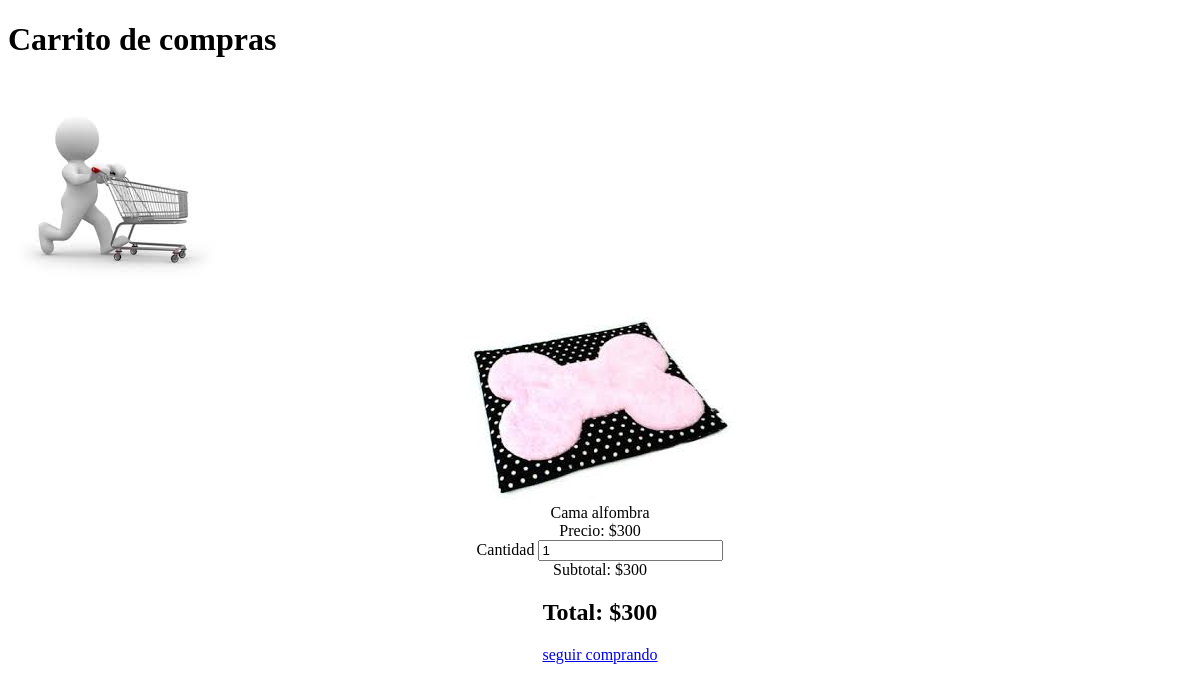
The page /carrito.php?id=1 on the database its author committed.
### tables this page shows
CREATE TABLE IF NOT EXISTS `productos` (
  `id` int(11) NOT NULL AUTO_INCREMENT,
  `nombre` text NOT NULL,
  `descripcion` text NOT NULL,
  `imagen` text NOT NULL,
  `precio` double NOT NULL,
  PRIMARY KEY (`id`)
);

### carrito.php (the view, shortened to what this page needs)
<?php
	if(isset($_SESSION['carrito'])){
		if (isset($_GET['id'])){
				$arreglo=$_SESSION['carrito'];
				$encontro=false;
				$numero=0;
				for($i=0;$i<count($arreglo);$i++){
					if($arreglo[$i]['id']==$_GET['id']){
						$encontro=true;
						$numero=$i;
					}
				}
				if($encontro==true){
					$arreglo[$numero]['cantidad']=$arreglo[$numero]['cantidad']+1;
					$_SESSION['carrito']=$arreglo;
				}else{
					$nombre="";
					$precio=0;
					$imagen="";
					$re=mysql_query("select * from productos where id=".$_GET['id']);
					while ($f=mysql_fetch_array($re)) {
						$nombre=$f['nombre'];
						$precio=$f['precio'];
						$imagen=$f['imagen'];
					}
					$datosNuevos= array('id' =>$_GET ['id'],
											'nombre' =>$nombre,
											'precio' =>$precio,
											'imagen'=> $imagen,
											'cantidad'=>1 );
					array_push($arreglo, $datosNuevos);
					$_SESSION['carrito']=$arreglo;
				}
			}
	}else{
		if(isset($_GET['id'])){
			$re=mysql_query("select * from productos where id=".$_GET['id']);
		}
	}
?>
<!DOCTYPE HTML>
<html>
<head>
<link href="css/style.css" rel="stylesheet" type="text/css"/>
</head>
<body>
	<header>
		<h1>Carrito de  compras</h1>
		<a href="./carrito.php" title="ver carrito de compras">
		 <img src="./imagenes/carrito.jpg">
		</a>
<section>
<?php
	$total=0;
	if(isset($_SESSION['carrito'])){
		$datos=$_SESSION['carrito'];
		$total=0;
		for($i=0;$i<count($datos);$i++){
?>
	<div class="producto">
		<center>
			<img src="imagenes/productos/<?php echo $datos[$i]['imagen']; ?>"><br>
			<span><?php echo $datos[$i]['nombre']?></span><br>
			<span>Precio: $<?php echo $datos[$i]['precio'];?></span><br>
			<span>Cantidad <input type="text" value="<?php echo $datos[$i]['cantidad'];?>"></span><br>
			<span>Subtotal: $<?php echo $datos[$i]['cantidad']*$datos[$i]['precio'];?></span><br>
		</center>
	</div>
<?php
	$total=($datos[$i]['cantidad']*$datos[$i]['precio'])+$total;
		}
	}	else{
		echo '<center><h2>El carrito de compras esta vacio</h2></center>';
	}
	echo '<center><h2>Total: $'.$total.'</h2></center>';
?>
 <center><a href="./novedades.php">seguir comprando</a></center>
 </section>
</body>
</html>

### rows shown on the page
productos: imagen (picture), nombre "Cama alfombra", precio "300", id "1", $datos[$i]['cantidad']*$datos[$i]['precio'] "300"

### other values the page prints
$total "300"
